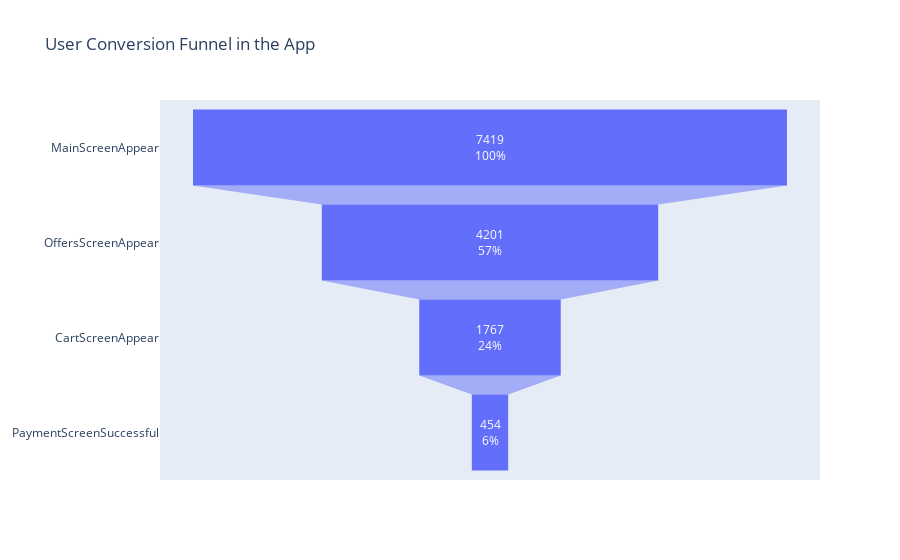

Here is the notebook cell this chart was saved with:
### Code cell
# If Plotly isn't installed, uncomment the next line in notebooks that support %pip:
# %pip install -q "plotly>=5"

import plotly.io as pio
import plotly.graph_objects as go

# Renderer for Jupyter/Colab; adjust if needed (e.g., "notebook", "colab", "vscode")
# pio.renderers.default = "notebook_connected"

# Use the counts already computed above; if you prefer hard-coded numbers, swap for [7419, 4201, 1767, 454].
steps = ["MainScreenAppear", "OffersScreenAppear", "CartScreenAppear", "PaymentScreenSuccessful"]
values = [n_main, n_offers, n_cart, n_payment]

try:
    fig = go.Figure(go.Funnel(
        y=steps,
        x=values,
        textinfo="value+percent initial"
    ))
    fig.update_layout(title='User Conversion Funnel in the App')
    fig.show()
except Exception as e:
    # Fallback in case an older Plotly version doesn't support go.Funnel
    print("Plotly Funnel failed, falling back to a bar chart. Error was:", e)
    import matplotlib.pyplot as plt
    plt.figure(figsize=(10, 6))
    plt.bar(steps, values)
    plt.title('User Conversion Funnel in the App (fallback)')
    plt.xlabel('Funnel Step')
    plt.ylabel('Unique Users')
    plt.grid(True)
    plt.tight_layout()
    plt.show()

### Figure 1 — Plotly figure (JSON) as saved in the notebook; plotly's stock layout.template omitted (floating-point values rounded to 4 significant figures)
{"data": [{"textinfo": "value+percent initial", "type": "funnel", "x": [7419, 4201, 1767, 454], "y": ["MainScreenAppear", "OffersScreenAppear", "CartScreenAppear", "PaymentScreenSuccessful"]}], "layout": {"title": {"text": "User Conversion Funnel in the App"}}}
